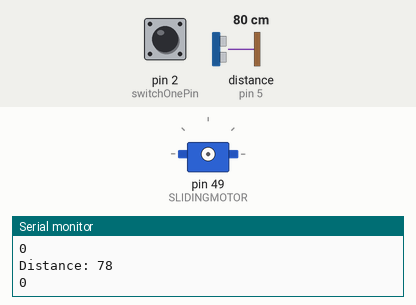
This sketch was run on a simulated Arduino Mega 2560, built with avr-gcc and run on an emulated ATmega2560. On the bench: servo, the last lines printed to the serial monitor. Wiring (inferred from the names in the program): ultrasonic range finder: trigger pin 4; echo pin 5. The inputs (shaded band) are chosen by the test bench; at power-on: distance to the obstacle (sensor on pin 5) 80 cm, pin 2 (switchOnePin) LOW. The echo pulse lasts 58.3 µs per cm; the audio player accepts every command and is not drawn.

Above: at 1.7 s.
1.8 s: distance to the obstacle (sensor on pin 5) set to 12 cm
3.3 s: distance to the obstacle (sensor on pin 5) set to 9 cm
5.5 s: pin 2 (switchOnePin) pulled HIGH for 0.75 s
At 6.8 s:
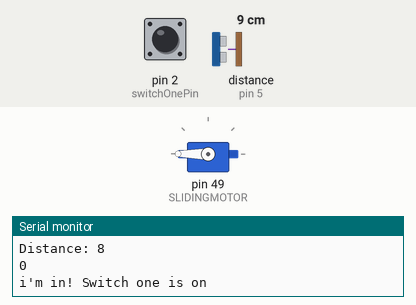
12.4 s: pin 2 (switchOnePin) pulled HIGH for 3.2 s
At 13.2 s:
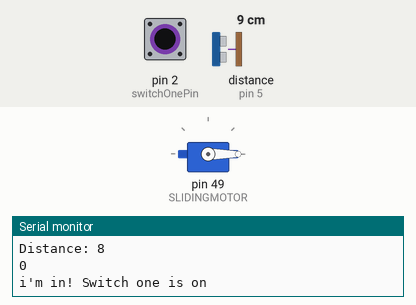
Timing chart, 0 to 23.7 s (numbered marks = the images above; inputs shaded):
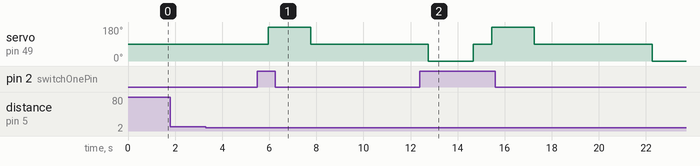

Measured:
- after the input at 5.5 s, servo on pin 49 (SLIDINGMOTOR): 90° → 180° after 0.45 s, → 90° 1.8 s later

The sketch:

switchTest.ino
```cpp
const int  switchOnePin = 2;    // digital in 2 (pin the switch one is attached to)

#include <Servo.h> // include la Libreria Servo.h

#include "SoftwareSerial.h"
#include "DFRobotDFPlayerMini.h"

// Use pins 2 and 3 to communicate with DFPlayer Mini
static const uint8_t PIN_MP3_TX = 10; // Connects to module's RX
static const uint8_t PIN_MP3_RX = 11; // Connects to module's TX
SoftwareSerial softwareSerial(PIN_MP3_RX, PIN_MP3_TX);
// Create the Player object
DFRobotDFPlayerMini player;

Servo slidingServo;  // create Servo object
int pos = 0;
#define TRIG_PIN 4
#define ECHO_PIN 5
#define SLIDINGMOTOR 49
long distance;
long duration;

int switchOneState = 0;         // current state of the switch
int lastSwitchOneState = 0;     // previous state of the switch

void setup() {
  // initialize serial communication at 9600 bits per second:
  Serial.begin(9600);
    // Init serial port for DFPlayer Mini
  softwareSerial.begin(9600);
  pinMode(TRIG_PIN, OUTPUT);   // set trigger pin to OUTPUT
  pinMode(ECHO_PIN, INPUT);    // set echo pin to INPUT
  int switchOneState = 0;         // current state of the switch
  int lastSwitchOneState = 0;     // previous state of the switch switch pins as an input
  pinMode(switchOnePin, INPUT);
  delay(500);
}


void loop() {

  // read the switch input pins:
  switchOneState   = digitalRead(switchOnePin);
  delay(50);


   digitalWrite(TRIG_PIN, LOW);
  delayMicroseconds(2);
  // Sets the trigPin on HIGH state for 10 micro seconds
  digitalWrite(TRIG_PIN, HIGH);
  delayMicroseconds(10);
  digitalWrite(TRIG_PIN, LOW);
  // Reads the echoPin, returns the sound wave travel time in microseconds
  duration = pulseIn(ECHO_PIN, HIGH);
  // Calculating the distance
  distance= duration*0.034/2;
  // Prints the distance on the Serial Monitor
  Serial.print("Distance: ");
  Serial.println(distance);
  Serial.println(pos);

  if(distance<10)
  {  Serial.print("i'm in! ");
        if (switchOneState == HIGH) {
        // if the current state is HIGH then the button
        // went from off to on:
                slidingServo.attach(SLIDINGMOTOR);  // set 8 as servo pin
            delay(100);
            Serial.println("Switch one is on");
            slidingServo.write(180);
            delay(1800);

            slidingServo.write(90);

            delay(5000);

            slidingServo.write(0);

            delay(1900);
            slidingServo.write(90);
            delay(100);
            slidingServo.detach();  // set servo pin

        } else {
          if (player.begin(softwareSerial)) {
              Serial.println("OK");

              // Set volume to maximum (0 to 30).
              player.volume(30);
              // Play the first MP3 file on the SD card
              player.play(5);
            } else {
              Serial.println("Connecting to DFPlayer Mini failed!");
            }
            // if the current state is LOW then the button
            // went from on to off:
            Serial.println("Switch one is off");
        }


  }

  delay (500);

  // compare the switchState to its previous state

  // Delay a little bit to avoid bouncing
  delay(50);
  // save the current state as the last state,
  //for next time through the loop
  lastSwitchOneState   = switchOneState;
}
```
